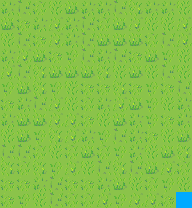

Below is a game level as drawn by its tile map, then a one-line description and the .tmx that defines it (tile-layer data replaced by summaries):
An orthogonal 12x13 tile map with 16x16 px tiles, 1 tile layer (Tiles).

<map version="1.9" tiledversion="1.9.0" orientation="orthogonal" renderorder="right-down" width="12" height="13" tilewidth="16" tileheight="16" infinite="0" backgroundcolor="#00aaff" nextlayerid="2" nextobjectid="1">
 <tileset firstgid="1" source="Grasslands.tsx" />
 <layer id="1" name="Tiles" width="12" height="13">
  <data>[156 cells, 155 non-empty, 9 distinct tile ids]</data>
 </layer>
</map>
